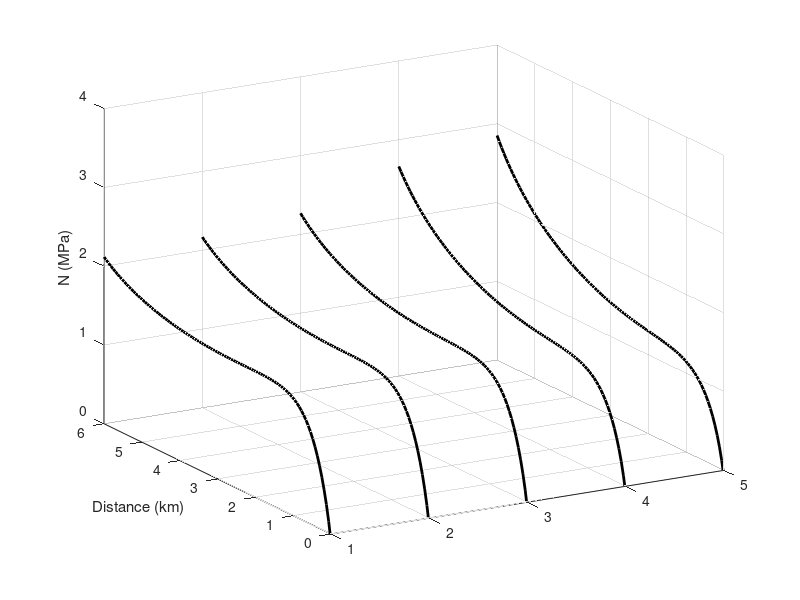

Recreate this plot in MATLAB.
clear, clc

load N_E1.mat
load N_E2.mat
load N_E3.mat
load N_E4.mat
load N_E5.mat

dx = 60;
x = 0:dx:6000;
M = length(x);

y1 = 1*ones(1,M);
y2 = 2*ones(1,M);
y3 = 3*ones(1,M);
y4 = 4*ones(1,M);
y5 = 5*ones(1,M);

figure
hold on
plot3(x/1000, y1, fliplr(N_E1/1e6), 'k', 'linewidth', 2)
plot3(x/1000, y2, fliplr(N_E2/1e6), 'k', 'linewidth', 2)
plot3(x/1000, y3, fliplr(N_E3/1e6), 'k', 'linewidth', 2)
plot3(x/1000, y4, fliplr(N_E4/1e6), 'k', 'linewidth', 2)
plot3(x/1000, y5, fliplr(N_E5/1e6), 'k', 'linewidth', 2)
grid on

xlabel('Distance (km)')
zlabel('N (MPa)')
zlim([0, 4])
set(gca, 'YDir', 'reverse')

set(gcf, 'position', [460 101 744 553])

view(-120, 22)